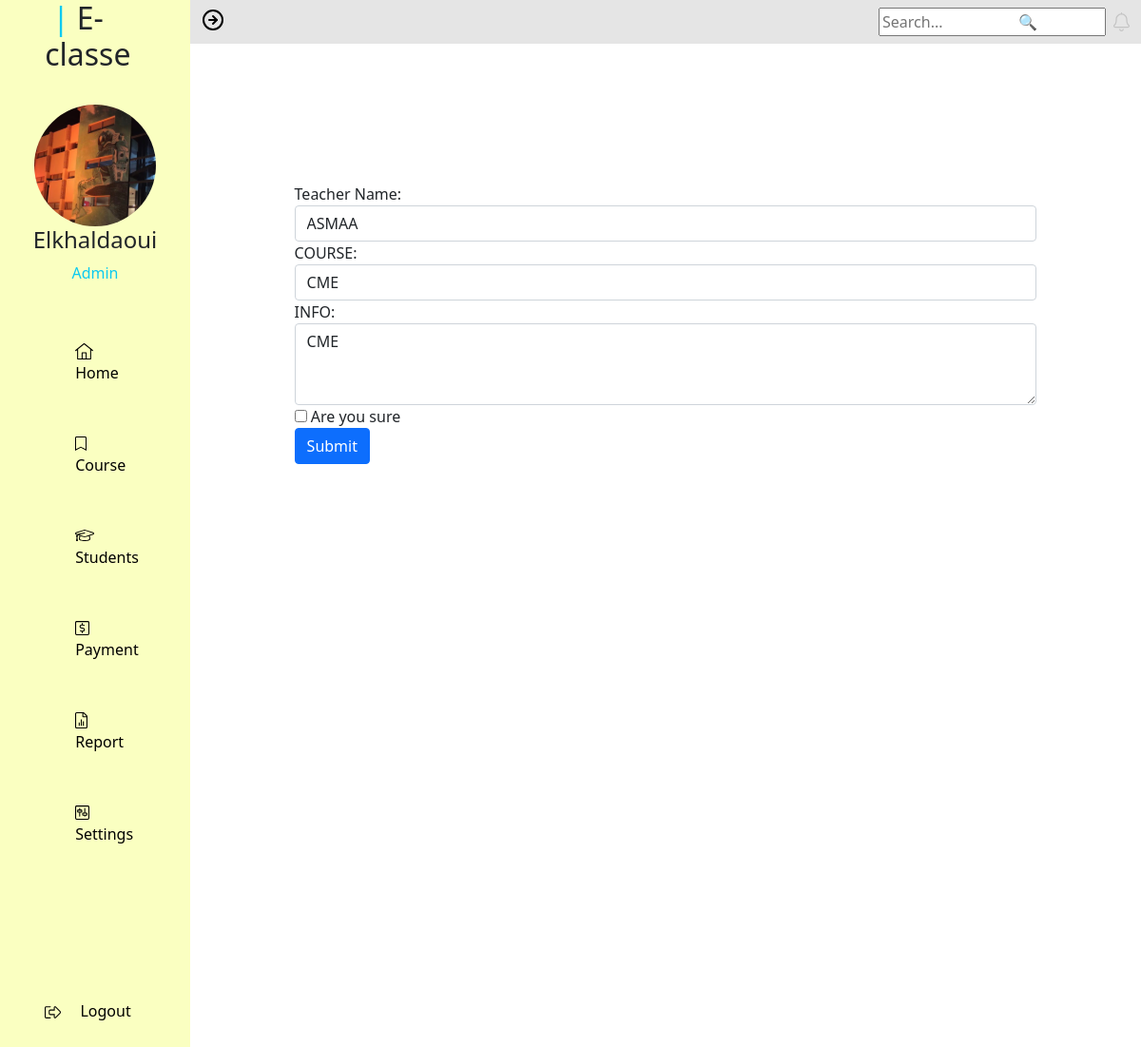
The page /editec.php?id=2 (signed in) on the database its author committed.
### tables this page shows
CREATE TABLE `course` (
  `id` int(11) NOT NULL,
  `name` varchar(100) NOT NULL,
  `course` varchar(100) NOT NULL,
  `info` varchar(100) NOT NULL
);

### editec.php (the view, shortened to what this page needs)
<?php
$id = $_GET['id'];
include 'assets/navbar.php';
$connection = mysqli_connect ("localhost","root","","e_classe_db");
$queery = "SELECT * FROM course WHERE id=$id ";
$results = mysqli_query($connection,$queery);
$row = mysqli_fetch_assoc($results);
?>
<div class="container">
    <br><br>
  <form action="/action_page.php" id="form" >
      <div class="form-group">
        <label for="name">Teacher Name:</label>
        <input type="text" class="form-control" id="email" placeholder="Enter Name" name="name" value="<?php echo $row['name']?>">
      </div>
      <div class="form-group">
        <label for="course">COURSE:</label>
        <input type="text" class="form-control" id="course" placeholder="Enter email" name="course" value="<?php echo $row['course']?>">
      </div>
      <div class="form-group">
        <label for="phone">INFO:</label>
        <textarea class="form-control" id="info" name="info"  rows="3"><?php echo $row['info']?></textarea>
      </div>
      <div class="checkbox">
        <label><input type="checkbox" name="remember"> Are you sure</label>
      </div>
    <a class="btn btn-primary" href="course.php" role="button">Submit</a>
  </form>
</div>
<?php
include './js.php';
?>

### css/style.css (style rules this page uses)
a { text-decoration: none; }
html { height: 100%; }
body { height: 100%; }

### editec.php (style rules this page uses)
#form { margin: 10%; }

### rows shown on the page
course: name "ASMAA", course "CME", info "CME"

### other values the page prints
$_SESSION['name'] "Elkhaldaoui"
